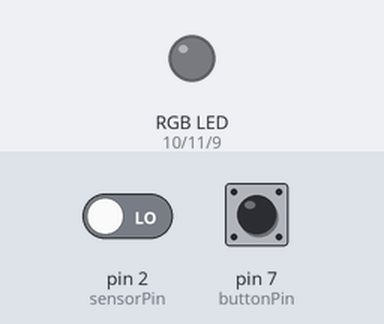
A sketch run on a simulated Arduino Uno, built with avr-gcc and run on an emulated ATmega328P. On the bench: an RGB LED mixed from three pins (HIGH = lit). The inputs (shaded band) are chosen by the test bench; at power-on: pin 2 (sensorPin) LOW, pin 7 (buttonPin) HIGH. Dim RGB values are drawn brighter than linear.

Above: at 1.2 s.
1.3 s: pin 2 (sensorPin) driven HIGH
At 4.2 s:
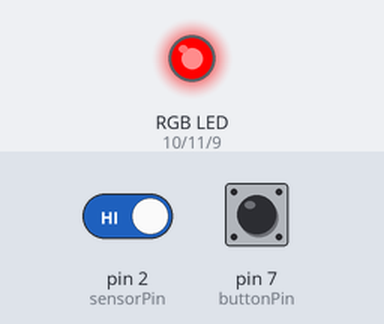
4.3 s: pin 7 (buttonPin) pulled LOW for 0.15 s
At 4.8 s:
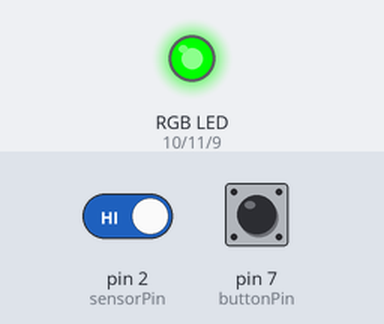
5.9 s: pin 7 (buttonPin) pulled LOW for 1 s
At 7.3 s:
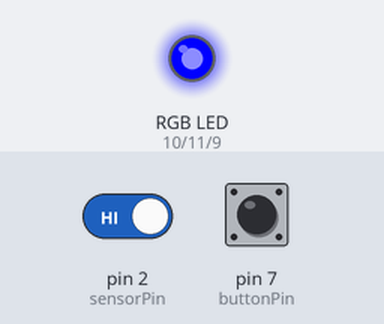
8.4 s: pin 2 (sensorPin) driven LOW
At 9.16 s:
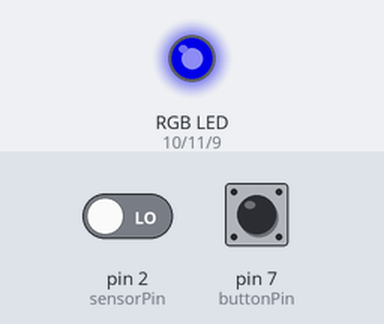
Timing chart, 0 to 12.4 s (numbered marks = the images above; inputs shaded):
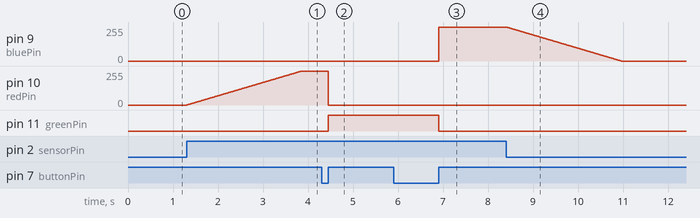

The sketch:

analog_led_strip.ino
```cpp
// (licence header left out)
#define DEBOUNCE 20          // debounce period in ms
#define HOLDTIME 2000        // hold period in ms

/* pin assignments */
const int redPin   = 10;     // driving pin for red channel
const int greenPin = 11;     // driving pin for green channel
const int bluePin  = 9;      // driving pin for blue channel

const int buttonPin = 7;     // button input pin
const int sensorPin = 2;     // input for PIR sensor

/* state variables */
int brightness = 255;        // default brightness
int color[3];                // current color storage
int cols[3];                 // temporary color storage
int col;                     // current color (0 = RED, 1 = GREEN, 2 = BLUE, 3 = WHITE)

int sensorState = LOW;       // configure the initial sensor state

boolean sensorMode = true;   // begin in PIR sensor mode

int buttonVal  = 0;          // value read from button
int buttonLast = 0;          // previous button value

long buttonDn;               // time button was pressed
long buttonUp;               // time button was released

boolean ignoreUp;            // ignore button release on long press

/* function using PWM to set LEDs to specified RGB values */
void setColor(int red, int green, int blue)
{
  analogWrite(redPin, red);
  analogWrite(greenPin, green);
  analogWrite(bluePin, blue);
}

/* function to increase brightness of LEDs */
void increaseBrightness(){
  brightness += 50;
  if(brightness > 255){
    brightness = 255;        // limit maximum brightness
  }
}

/* function to decrease brightness of LEDs */
void decreaseBrightness(){
  brightness -= 50;
  if(brightness < 50){
    brightness = 50;        // limit minimum brightness
  }
}

/* function to update LEDs according to current state */
void updateLeds()
{
  cols[0] = 0;
  cols[1] = 0;
  cols[2] = 0;

  if(color[0] > 0){      /* red channel */
    cols[0] = brightness;
  } else {
    cols[0] = 0;
  }

  if(color[1] > 0){      /* green channel */
    cols[1] = brightness;
  } else {
    cols[1] = 0;
  }

  if(color[2] > 0) {     /* blue channel */
    cols[2] = brightness;
  } else {
    cols[2] = 0;
  }

  if(sensorMode) {
    if(sensorState == HIGH) {
      setColor(cols[0], cols[1], cols[2]);
    } else {
      setColor(0,0,0);
    }
  } else {
      setColor(cols[0], cols[1], cols[2]);
  }
}

/* function to fade in LEDs from off to currently set brightness value */
void fadeIn()
{
  cols[0] = 0;
  cols[1] = 0;
  cols[2] = 0;

  for (int i=0;i<=brightness;i++)
  {
    if(color[0] > 0){      /* red channel */
      cols[0] = i;
    } else {
      cols[0] = 0;
    }

    if(color[1] > 0){      /* green channel */
      cols[1] = i;
    } else {
      cols[1] = 0;
    }

    if(color[2] > 0) {     /* blue channel */
      cols[2] = i;
    } else {
      cols[2] = 0;
    }
    setColor(cols[0], cols[1], cols[2]);
    delay (10);
  }
}

/* function to fade out LEDs from currently set brightness value to off */
void fadeOut()
{
  cols[0] = 0;
  cols[1] = 0;
  cols[2] = 0;

  for (int i=brightness;i>=0;i--)
  {
    if(color[0] > 0){      /* red channel */
      cols[0] = i;
    } else {
      cols[0] = 0;
    }

    if(color[1] > 0){      /* green channel */
      cols[1] = i;
    } else {
      cols[1] = 0;
    }

    if(color[2] > 0) {     /* blue channel */
      cols[2] = i;
    } else {
      cols[2] = 0;
    }
    setColor(cols[0], cols[1], cols[2]);
    delay (10);
  }
}

/* function to handle button press */
void handlePress()
{
  /* cycle colors according to current setting */
  switch(col){
    case 0:
      col = 1;
      color[0] = 0;
      color[1] = brightness;
      color[2] = 0;
      break;
    case 1:
      col = 2;
      color[0] = 0;
      color[1] = 0;
      color[2] = brightness;
      break;
    case 2:
      col = 3;
      color[0] = brightness;
      color[1] = brightness;
      color[2] = brightness;
      break;
    case 3:
      col = 0;
      color[0] = brightness;
      color[1] = 0;
      color[2] = 0;
      break;
  }
}

/* function to handle button hold */
void handleHold()
{
  /* toggle sensor or static mode */
  if(sensorMode){
    sensorMode = false;
  } else {
    sensorMode = true;
  }
}

/* function to handle button input */
void handleButton()
{
  /* read button state */
  buttonVal = digitalRead(buttonPin);

  /* test for button press and store down time */
  if (buttonVal == LOW && buttonLast == HIGH && (millis() - buttonUp) > long(DEBOUNCE))
  {
    buttonDn = millis();
  }

  /* test for button release and store up time */
  if (buttonVal == HIGH && buttonLast == LOW && (millis() - buttonDn) > long(DEBOUNCE)) {
    if (ignoreUp == false){
      handlePress();
    } else {
      ignoreUp = false;
    }
    buttonUp = millis();
  }

  // Test for button held down for longer than the hold time
  if (buttonVal == LOW && (millis() - buttonDn) > long(HOLDTIME))
  {
    handleHold();
    ignoreUp = true;
    buttonDn = millis();
  }

  buttonLast = buttonVal;
}

/* setup function to configure pins and apply default settings */
void setup()
{
  pinMode(redPin, OUTPUT);           // initialise LED driving pins
  pinMode(greenPin, OUTPUT);
  pinMode(bluePin, OUTPUT);

  pinMode(sensorPin, INPUT);         // declare sensor as input
  pinMode(buttonPin, INPUT_PULLUP);  // declare button as input and enable internal pullup

  col = 0;                           // RED is default

  color[0] = brightness;             // define RED color values
  color[1] = 0;
  color[2] = 0;
}

/* main program loop */
void loop()
{
  /* read the PIR sensor pin */
  int val = digitalRead(sensorPin);

  /* decide what to do based on sensor  reading and current state */
  if (val == HIGH) {               // check if the input is HIGH
    if (sensorState == LOW && sensorMode == true) {      // if we were previously LOW we have just turned on
      fadeIn();
    }
    sensorState = HIGH;
  } else {                         // otherwise the input is LOW
    if (sensorState == HIGH && sensorMode == true){      // if we were previously HIGH we have just turned off
      fadeOut();
    }
    sensorState = LOW;
  }

  /* read button state */
  handleButton();

  /* update LED state */
  updateLeds();
}
```

Measured:
- after the input at 1.3 s, pin 10 (redPin): moves from 0/255 to 255/255 over 2.5 s, starting at once
- after the input at 4.3 s, pin 10 (redPin): 255/255 → 0/255 after 0.15 s; pin 11 (greenPin): LOW → HIGH after 0.15 s
- after the input at 5.9 s, pin 9 (bluePin): 0/255 → 255/255 after 1.0 s; pin 11 (greenPin): HIGH → LOW after 1.0 s
- after the input at 8.4 s, pin 9 (bluePin): moves from 255/255 to 0/255 over 2.5 s, starting at once
